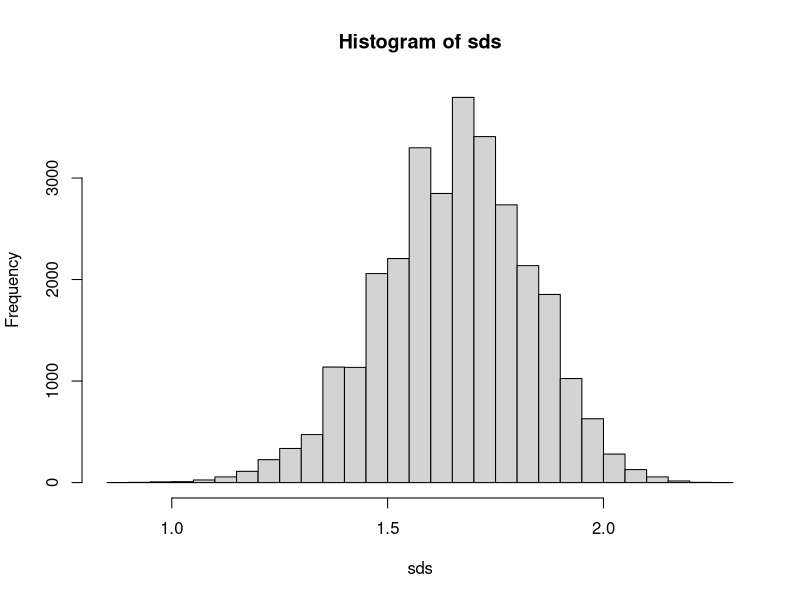

Recreate this plot in R.
x = 1:6
P = rep(1/6,6)
mu = sum(x*P)
sig = sqrt(sum((x-mu)^2*P))

sds = c()

for(i in 1:30000)
{
    sds = c(sds, sd(round(runif(20,0.5,6.5),0))*sqrt(19)/sqrt(20)  )
}

print(sum(sds>sig))
hist(sds,breaks=30)

